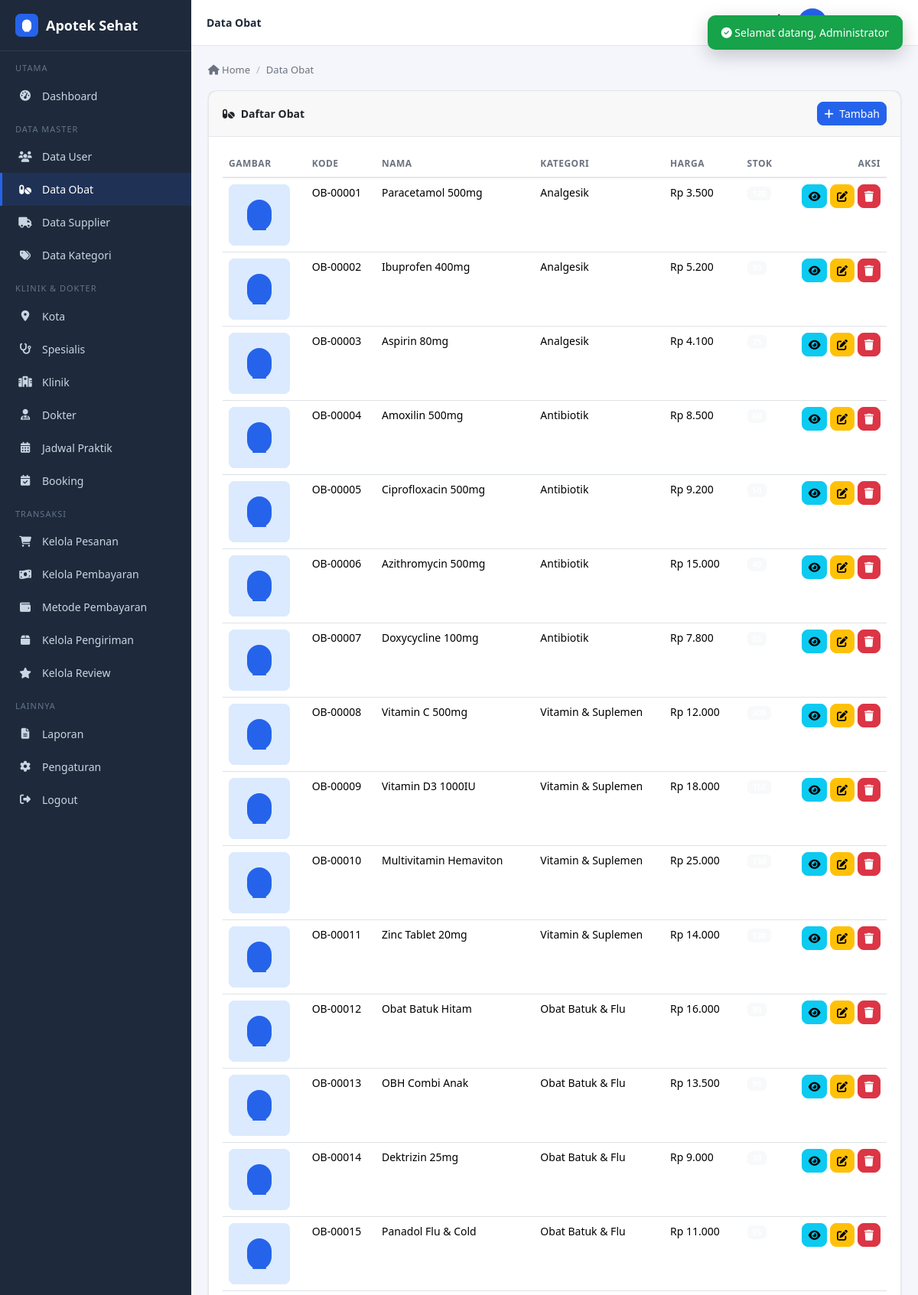
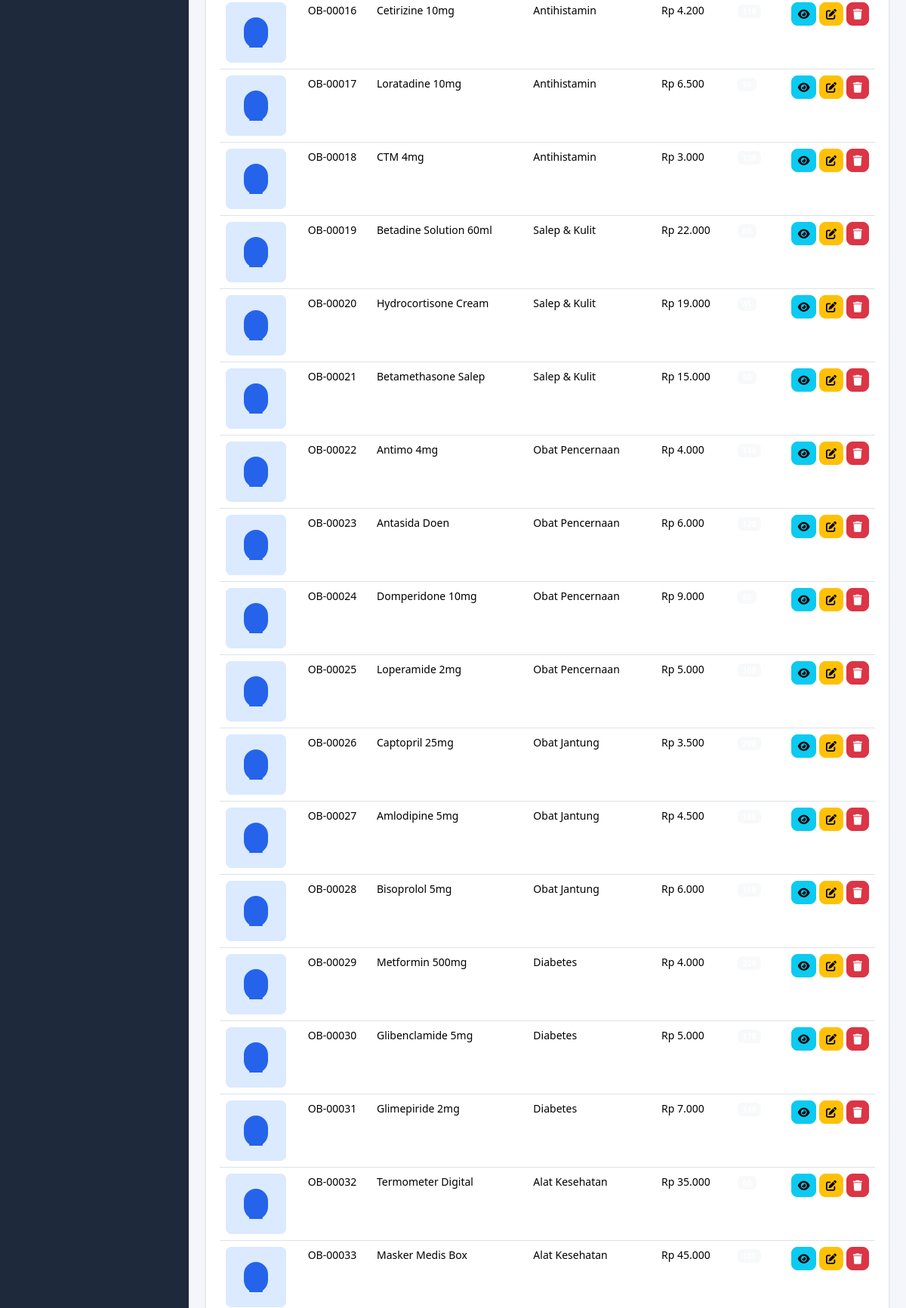
Page /admin/obat/index.php (signed in, upper part) on the committed database (2 pictures, top to bottom).
### tables this page shows
CREATE TABLE IF NOT EXISTS obat (
  id_obat        INT(11) UNSIGNED NOT NULL AUTO_INCREMENT,
  kode_obat      VARCHAR(20) NOT NULL,
  nama_obat      VARCHAR(150) NOT NULL,
  id_kategori    INT(11) UNSIGNED DEFAULT NULL,
  id_supplier    INT(11) UNSIGNED DEFAULT NULL,
  harga          DECIMAL(12,2) NOT NULL DEFAULT 0,
  stok           INT(11) NOT NULL DEFAULT 0,
  deskripsi      TEXT DEFAULT NULL,
  gambar         VARCHAR(255) DEFAULT NULL,
  tanggal_expired DATE DEFAULT NULL,
  created_at     DATETIME NOT NULL DEFAULT CURRENT_TIMESTAMP,
  PRIMARY KEY (id_obat),
  UNIQUE KEY unik_kode_obat (kode_obat),
  KEY fk_obat_kategori (id_kategori),
  KEY fk_obat_supplier (id_supplier),
  CONSTRAINT fk_obat_kategori FOREIGN KEY (id_kategori) REFERENCES kategori_obat (id_kategori)
    ON DELETE SET NULL ON UPDATE CASCADE,
  CONSTRAINT fk_obat_supplier FOREIGN KEY (id_supplier) REFERENCES supplier (id_supplier)
    ON DELETE SET NULL ON UPDATE CASCADE
);

CREATE TABLE IF NOT EXISTS kategori_obat (
  id_kategori   INT(11) UNSIGNED NOT NULL AUTO_INCREMENT,
  nama_kategori VARCHAR(100) NOT NULL,
  deskripsi     TEXT DEFAULT NULL,
  PRIMARY KEY (id_kategori)
);

### functions/functions.php (called while the page is built, shortened)
<?php
function csrf_token() {
    return $_SESSION['csrf'];
}
function e($str) {
    return htmlspecialchars((string)($str ?? ''), ENT_QUOTES, 'UTF-8');
}
function rupiah($n) {
    return 'Rp ' . number_format((float)$n, 0, ',', '.');
}

### admin/obat/index.php (the view, shortened to what this page needs)
<?php
require_once '../../config/koneksi.php';
$obats = $pdo->query("SELECT o.*, k.nama_kategori, s.nama_supplier FROM obat o LEFT JOIN kategori_obat k ON k.id_kategori=o.id_kategori LEFT JOIN supplier s ON s.id_supplier=o.id_supplier ORDER BY o.id_obat")->fetchAll();
function img_obat($g) {
    return $g ? URL_OBAT . e($g) : BASE_URL . 'assets/images/no-image.svg';
}
require_once '../../includes/header_admin.php';
?>
<div class="card">
    <div class="card-header">
        <span><i class="fas fa-pills me-2"></i>Daftar Obat</span>
        <button class="btn btn-sm btn-primary" data-bs-toggle="modal" data-bs-target="#modalForm"><i class="fas fa-plus me-1"></i> Tambah</button>
    </div>
    <div class="card-body">
        <table id="table" class="table table-hover" style="width:100%">
            <thead><tr><th>Gambar</th><th>Kode</th><th>Nama</th><th>Kategori</th><th>Harga</th><th>Stok</th><th class="text-end">Aksi</th></tr></thead>
            <tbody>
            <?php foreach ($obats as $o): ?>
                <tr>
                    <td><img src="<?= img_obat($o['gambar']) ?>" class="img-thumb"></td>
                    <td><?= e($o['kode_obat']) ?></td>
                    <td><?= e($o['nama_obat']) ?></td>
                    <td><?= e($o['nama_kategori']) ?></td>
                    <td><?= rupiah($o['harga']) ?></td>
                    <td><span class="badge bg-<?= $o['stok'] <= 20 ? 'warning' : 'light' ?>"><?= $o['stok'] ?></span></td>
                    <td class="text-end">
                        <button class="btn btn-sm btn-info" data-bs-toggle="modal" data-bs-target="#modalDetail"
                            data-kode="<?= e($o['kode_obat']) ?>" data-nama="<?= e($o['nama_obat']) ?>" data-kat="<?= e($o['nama_kategori']) ?>" data-sup="<?= e($o['nama_supplier']) ?>" data-harga="<?= rupiah($o['harga']) ?>" data-stok="<?= $o['stok'] ?>" data-exp="<?= e($o['tanggal_expired']) ?>" data-desc="<?= e($o['deskripsi']) ?>" data-img="<?= img_obat($o['gambar']) ?>"><i class="fas fa-eye"></i></button>
                        <button class="btn btn-sm btn-warning" data-bs-toggle="modal" data-bs-target="#modalForm"
                            data-id="<?= $o['id_obat'] ?>" data-nama="<?= e($o['nama_obat']) ?>" data-kat="<?= $o['id_kategori'] ?>" data-sup="<?= $o['id_supplier'] ?>" data-harga="<?= $o['harga'] ?>" data-stok="<?= $o['stok'] ?>" data-exp="<?= e($o['tanggal_expired']) ?>" data-desc="<?= e($o['deskripsi']) ?>" data-img="<?= img_obat($o['gambar']) ?>"><i class="fas fa-edit"></i></button>
                        <a href="?hapus=<?= $o['id_obat'] ?>&csrf_token=<?= csrf_token() ?>" class="btn btn-sm btn-danger" onclick="konfirmHapus(this.href,'Hapus obat ini?');return false;"><i class="fas fa-trash"></i></a>
                    </td>
                </tr>
            <?php endforeach; ?>
            </tbody>
        </table>
    </div>
</div>
<?php
require_once '../../includes/footer_admin.php';

### assets/css/style.css (style rules this page uses)
:root { --primary: #2563eb; --primary-dark: #1d4ed8; --primary-light: #dbeafe; --bg: #f4f6fb; --surface: #ffffff; --text: #1f2937; --text-muted: #6b7280; --border: #e5e7eb; --sidebar-bg: #1e293b; --sidebar-text: #cbd5e1; --success: #16a34a; --danger: #dc2626; --warning: #f59e0b; --info: #0ea5e9; --shadow: 0 1px 3px rgba(0,0,0,.08), 0 1px 2px rgba(0,0,0,.04); --radius: 12px; }
* { box-sizing: border-box; }
body { background: var(--bg); color: var(--text); font-family: 'Segoe UI', system-ui, -apple-system, sans-serif; margin: 0; font-size: 14px; }
a { text-decoration: none; color: var(--primary); }
.table td, .table th { white-space: normal; overflow-wrap: anywhere; word-break: break-word; }
.card, .card-body, .card-header, .alert, .modal-body, .modal-header, .modal-footer, .dropdown-menu, .dropdown-item { overflow-wrap: anywhere; word-break: break-word; }
.card { background: var(--surface); border: 1px solid var(--border); border-radius: var(--radius); box-shadow: var(--shadow); margin-bottom: 20px; }
.card-header { padding: 14px 18px; border-bottom: 1px solid var(--border); font-weight: 600; display: flex; justify-content: space-between; align-items: center; }
.card-body { padding: 18px; }
.btn-primary, .btn-success, .btn-danger, .btn-warning, .btn-info, .btn-secondary, .btn-outline-primary { border-radius: 8px; font-size: 14px; }
.btn-primary { background: var(--primary); border-color: var(--primary); }
.table { color: var(--text); }
.table > :not(caption) > * > * { background: transparent; }
.table thead th { border-bottom: 2px solid var(--border); font-size: 12px; text-transform: uppercase; letter-spacing: .5px; color: var(--text-muted); }
.img-thumb { width: 80px; height: 80px; object-fit: cover; border-radius: 8px; background: var(--primary-light); }

### rows in the picture
obat: kode_obat "OB-00001", nama_obat "Paracetamol 500mg", id_kategori.nama_kategori "Analgesik", harga "Rp 3.500"
obat: kode_obat "OB-00002", nama_obat "Ibuprofen 400mg", id_kategori.nama_kategori "Analgesik", harga "Rp 5.200"
obat: kode_obat "OB-00003", nama_obat "Aspirin 80mg", id_kategori.nama_kategori "Analgesik", harga "Rp 4.100"
obat: kode_obat "OB-00004", nama_obat "Amoxilin 500mg", id_kategori.nama_kategori "Antibiotik", harga "Rp 8.500"
obat: kode_obat "OB-00005", nama_obat "Ciprofloxacin 500mg", id_kategori.nama_kategori "Antibiotik", harga "Rp 9.200"
obat: kode_obat "OB-00006", nama_obat "Azithromycin 500mg", id_kategori.nama_kategori "Antibiotik", harga "Rp 15.000"
obat: kode_obat "OB-00007", nama_obat "Doxycycline 100mg", id_kategori.nama_kategori "Antibiotik", harga "Rp 7.800"
obat: kode_obat "OB-00008", nama_obat "Vitamin C 500mg", id_kategori.nama_kategori "Vitamin & Suplemen", harga "Rp 12.000"
obat: kode_obat "OB-00009", nama_obat "Vitamin D3 1000IU", id_kategori.nama_kategori "Vitamin & Suplemen", harga "Rp 18.000"
obat: kode_obat "OB-00010", nama_obat "Multivitamin Hemaviton", id_kategori.nama_kategori "Vitamin & Suplemen", harga "Rp 25.000"
obat: kode_obat "OB-00011", nama_obat "Zinc Tablet 20mg", id_kategori.nama_kategori "Vitamin & Suplemen", harga "Rp 14.000"
obat: kode_obat "OB-00012", nama_obat "Obat Batuk Hitam", id_kategori.nama_kategori "Obat Batuk & Flu", harga "Rp 16.000"
obat: kode_obat "OB-00013", nama_obat "OBH Combi Anak", id_kategori.nama_kategori "Obat Batuk & Flu", harga "Rp 13.500"
obat: kode_obat "OB-00014", nama_obat "Dektrizin 25mg", id_kategori.nama_kategori "Obat Batuk & Flu", harga "Rp 9.000"
obat: kode_obat "OB-00015", nama_obat "Panadol Flu & Cold", id_kategori.nama_kategori "Obat Batuk & Flu", harga "Rp 11.000"
obat: kode_obat "OB-00016", nama_obat "Cetirizine 10mg", id_kategori.nama_kategori "Antihistamin", harga "Rp 4.200"
obat: kode_obat "OB-00017", nama_obat "Loratadine 10mg", id_kategori.nama_kategori "Antihistamin", harga "Rp 6.500"
obat: kode_obat "OB-00018", nama_obat "CTM 4mg", id_kategori.nama_kategori "Antihistamin", harga "Rp 3.000"
obat: kode_obat "OB-00019", nama_obat "Betadine Solution 60ml", id_kategori.nama_kategori "Salep & Kulit", harga "Rp 22.000"
obat: kode_obat "OB-00020", nama_obat "Hydrocortisone Cream", id_kategori.nama_kategori "Salep & Kulit", harga "Rp 19.000"
obat: kode_obat "OB-00021", nama_obat "Betamethasone Salep", id_kategori.nama_kategori "Salep & Kulit", harga "Rp 15.000"
obat: kode_obat "OB-00022", nama_obat "Antimo 4mg", id_kategori.nama_kategori "Obat Pencernaan", harga "Rp 4.000"
obat: kode_obat "OB-00023", nama_obat "Antasida Doen", id_kategori.nama_kategori "Obat Pencernaan", harga "Rp 6.000"
obat: kode_obat "OB-00024", nama_obat "Domperidone 10mg", id_kategori.nama_kategori "Obat Pencernaan", harga "Rp 9.000"
obat: kode_obat "OB-00025", nama_obat "Loperamide 2mg", id_kategori.nama_kategori "Obat Pencernaan", harga "Rp 5.000"
obat: kode_obat "OB-00026", nama_obat "Captopril 25mg", id_kategori.nama_kategori "Obat Jantung", harga "Rp 3.500"
obat: kode_obat "OB-00027", nama_obat "Amlodipine 5mg", id_kategori.nama_kategori "Obat Jantung", harga "Rp 4.500"
obat: kode_obat "OB-00028", nama_obat "Bisoprolol 5mg", id_kategori.nama_kategori "Obat Jantung", harga "Rp 6.000"
obat: kode_obat "OB-00029", nama_obat "Metformin 500mg", id_kategori.nama_kategori "Diabetes", harga "Rp 4.000"
obat: kode_obat "OB-00030", nama_obat "Glibenclamide 5mg", id_kategori.nama_kategori "Diabetes", harga "Rp 5.000"
obat: kode_obat "OB-00031", nama_obat "Glimepiride 2mg", id_kategori.nama_kategori "Diabetes", harga "Rp 7.000"
obat: kode_obat "OB-00032", nama_obat "Termometer Digital", id_kategori.nama_kategori "Alat Kesehatan", harga "Rp 35.000"
obat: kode_obat "OB-00033", nama_obat "Masker Medis Box", id_kategori.nama_kategori "Alat Kesehatan", harga "Rp 45.000"

### other values in the picture
$page_title "Data Obat"
